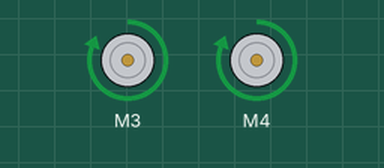
This sketch was run on a simulated Arduino Uno, built with avr-gcc and run on an emulated ATmega328P. Shown: 2 × DC motor (green arrow = forward, orange = backward, longer = faster).

Above: at 0.1 s.
Timing chart, 0 to 1.6 s (numbered marks = the images above):
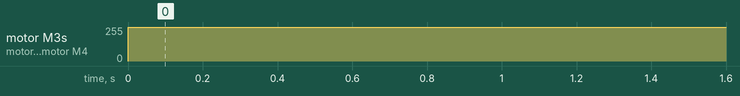

Measured:
- by itself, motor M3, motor M4: stopped → forward 255/255 at 0.00 s

The sketch:

testForward.ino
```cpp
#include <AFMotor.h>

AF_DCMotor Left(3);
AF_DCMotor Right(4);

void setup() {
Left.setSpeed(255);
Right.setSpeed(255);
}

void loop() {
  Left.run(FORWARD);
  Right.run(FORWARD);

}
```
